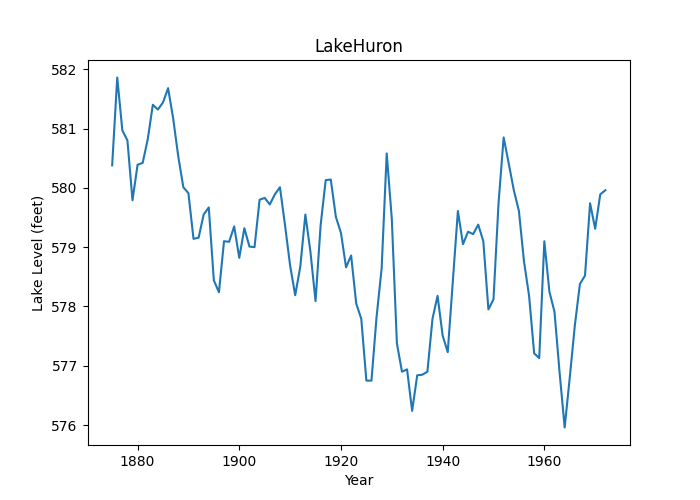

Reproduce this figure in Python.
"""
LakeHuron.

PyDataset Documentation (adopted from R Documentation):

Level of Lake Huron 1875–1972

Annual measurements of the level, in feet, of Lake Huron 1875–1972.

A time series of length 98.

- `[,1] time`: numeric, The time index (years)
- `[,2] value`: numeric, Level of Lake Huron (feet)

Source:

Brockwell, P. J. and Davis, R. A. (1991). _Time Series and Forecasting
Methods_. Second edition. Springer, New York. Series A, page 555.

Brockwell, P. J. and Davis, R. A. (1996). _Introduction to Time Series and
Forecasting_. Springer, New York. Sections 5.1 and 7.6.
"""
from matplotlib import pyplot as plt
from pydataset import data
import os

dataset_name = 'LakeHuron'
# data(dataset_name, show_doc=True)
df = data(dataset_name)
print(df.head())

# Line plot of water levels over time
plt.plot(df['time'], df['LakeHuron'])
plt.xlabel('Year')
plt.ylabel('Lake Level (feet)')
plt.title(dataset_name)

if 'pydataset' in os.getcwd():
    plt.savefig(dataset_name)
else:
    plt.savefig(os.path.join('pydataset', dataset_name))
